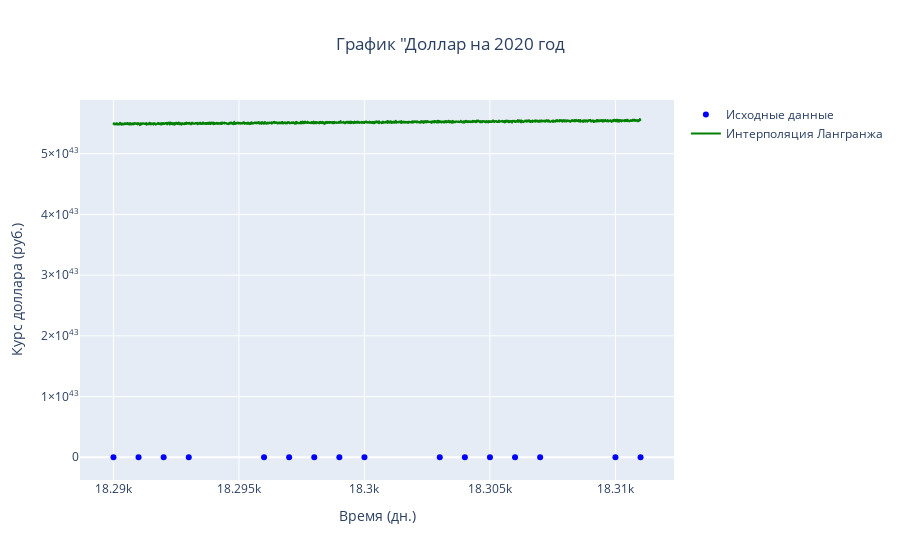

The cell this chart's notebook holds for it:
### Code cell
# #Интерполяци Лангранжа (неудачная)

#выбор данных для интерполяции
x = df.Days[15:31].to_numpy()
y = df.Dollar[15:31].to_numpy()
#Интерполяция Лангранжа
x_lang = np.arange(x[0],x[15]+0.01, 0.01)
int_poly = lagrange(x,y)
y_lang = int_poly(x_lang)

fig = go.Figure()

#точки
fig.add_trace(go.Scatter(
    x = x,
    y = y,
    mode = 'markers',
    name = 'Исходные данные',
    marker=dict(color = 'blue', symbol = 'circle'))
)

# Лангранжа
fig.add_trace(go.Scatter(
    x = x_lang,
    y = y_lang,
    mode = 'lines',
    name = 'Интерполяция Лангранжа',
    line = dict(color = 'green', shape = 'spline'))
)


fig.update_xaxes(title_text="Время (дн.)")
fig.update_yaxes(title_text="Курс доллара (руб.)")
fig.update_layout(title_text='График "Доллар на 2020 год', title_x =0.5)
fig.show()

### Figure 1 — Plotly figure (JSON) as saved in the notebook; plotly's stock layout.template omitted (floating-point values rounded to 4 significant figures; data arrays with more than 128 entries replaced by an {"elided": "..."} marker saying what was removed)
{"data": [{"marker": {"color": "blue", "symbol": "circle"}, "mode": "markers", "name": "Исходные данные", "type": "scatter", "x": [18290, 18291, 18292, 18293, 18296, 18297, 18298, 18299, 18300, 18303, 18304, 18305, 18306, 18307, 18310, 18311], "y": [63, 62, 63, 63, 64, 63, 63, 63, 63, 64, 64, 63, 64, 63, 63, 64]}, {"line": {"color": "green", "shape": "spline"}, "mode": "lines", "name": "Интерполяция Лангранжа", "type": "scatter", "x": {"elided": "2101 float values"}, "y": {"elided": "2101 float values"}}], "layout": {"title": {"text": "График \"Доллар на 2020 год", "x": 0.5}, "xaxis": {"title": {"text": "Время (дн.)"}}, "yaxis": {"title": {"text": "Курс доллара (руб.)"}}}}
